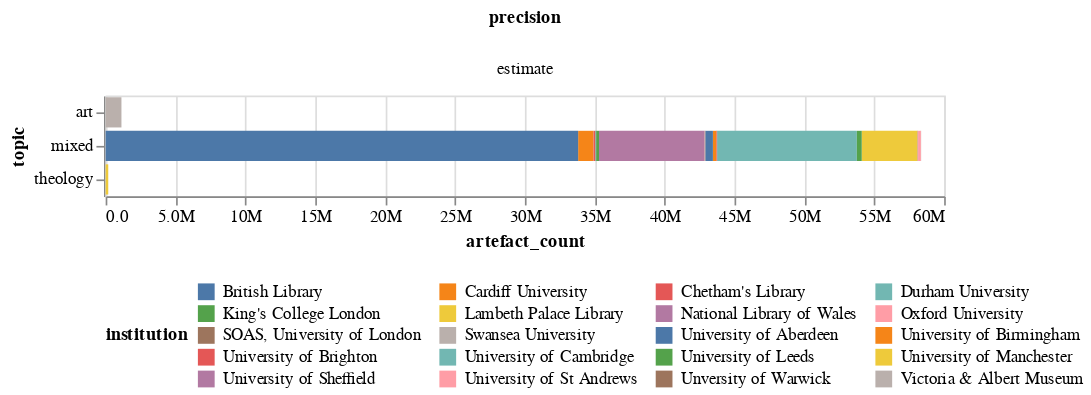

Notebook source saved alongside this figure:
### Markdown cell above
## Library Items by topic and precision

### Code cell
title = alt.TitleParams('Library Items Collections by topic & precision', anchor='middle')
alt.Chart(library_artefacts_df).mark_bar().encode(
        alt.Color('institution:N').legend(orient="bottom", columns=4, titleOrient="left"),
    column='precision:O',
    x='artefact_count:Q',
    tooltip=['institution', 'artefact_count'],
    y='topic:N'
).properties(width=500).resolve_scale(x='independent').configure(numberFormat='.2s')

### Figure 1 — Vega-Lite specification as saved in the notebook (floating-point values rounded to 4 significant figures)
{"config": {"view": {"continuousWidth": 300, "continuousHeight": 300}, "numberFormat": ".2s"}, "data": {"name": "data-40459f3703b8018d3da2a699fce18117"}, "mark": {"type": "bar"}, "encoding": {"color": {"field": "institution", "legend": {"orient": "bottom", "columns": 4, "titleOrient": "left"}, "type": "nominal"}, "column": {"field": "precision", "type": "ordinal"}, "tooltip": {"field": "institution", "type": "nominal"}, "x": {"field": "artefact_count", "type": "quantitative"}, "y": {"field": "topic", "type": "nominal"}}, "resolve": {"scale": {"x": "independent"}}, "width": 500, "$schema": "https://vega.github.io/schema/vega-lite/v5.17.0.json", "datasets": {"data-40459f3703b8018d3da2a699fce18117": [{"institution": "Oxford University", "sector": "library", "institution_type": "university", "topic": "mixed", "type": "library", "level": "item", "precision": "estimate", "artefact_count": 20000}, {"institution": "University of Cambridge", "sector": "library", "institution_type": "university", "topic": "mixed", "type": "library", "level": "item", "precision": "estimate", "artefact_count": 10000000}, {"institution": "Cardiff University", "sector": "library", "institution_type": "university", "topic": "mixed", "type": "library", "level": "item", "precision": "estimate", "artefact_count": 1100000}, {"institution": "Durham University", "sector": "library", "institution_type": "university", "topic": "mixed", "type": "library", "level": "item", "precision": "estimate", "artefact_count": 70000}, {"institution": "University of Manchester", "sector": "library", "institution_type": "university", "topic": "mixed", "type": "library", "level": "item", "precision": "estimate", "artefact_count": 4000000}, {"institution": "King's College London", "sector": "library", "institution_type": "university", "topic": "mixed", "type": "library", "level": "item", "precision": "estimate", "artefact_count": 200000}, {"institution": "University of Birmingham", "sector": "library", "institution_type": "university", "topic": "mixed", "type": "library", "level": "item", "precision": "estimate", "artefact_count": 250000}, {"institution": "Unversity of Warwick", "sector": "library", "institution_type": "university", "topic": "mixed", "type": "library", "level": "item", "precision": "estimate", "artefact_count": 16000}, {"institution": "Swansea University", "sector": "library", "institution_type": "university", "topic": "mixed", "type": "library", "level": "item", "precision": "estimate", "artefact_count": 1700}, {"institution": "University of Brighton", "sector": "library", "institution_type": "university", "topic": "mixed", "type": "library", "level": "item", "precision": "estimate", "artefact_count": 50000}, {"institution": "SOAS, University of London", "sector": "library", "institution_type": "university", "topic": "mixed", "type": "library", "level": "item", "precision": "estimate", "artefact_count": 60000}, {"institution": "University of Aberdeen", "sector": "library", "institution_type": "university", "topic": "mixed", "type": "library", "level": "item", "precision": "estimate", "artefact_count": 530000}, {"institution": "University of Leeds", "sector": "library", "institution_type": "university", "topic": "mixed", "type": "library", "level": "item", "precision": "estimate", "artefact_count": 350000}, {"institution": "University of Sheffield", "sector": "library", "institution_type": "university", "topic": "mixed", "type": "library", "level": "item", "precision": "estimate", "artefact_count": 30000}, {"institution": "University of St Andrews", "sector": "library", "institution_type": "university", "topic": "mixed", "type": "library", "level": "item", "precision": "estimate", "artefact_count": 200000}, {"institution": "British Library", "sector": "library", "institution_type": "library", "topic": "mixed", "type": "library", "level": "item", "precision": "estimate", "artefact_count": 33810000}, {"institution": "Chetham's Library", "sector": "library", "institution_type": "library", "topic": "mixed", "type": "library", "level": "item", "precision": "estimate", "artefact_count": 121041}, {"institution": "Lambeth Palace Library", "sector": "library", "institution_type": "library", "topic": "theology", "type": "library", "level": "item", "precision": "estimate", "artefact_count": 186200}, {"institution": "National Library of Wales", "sector": "library", "institution_type": "library", "topic": "mixed", "type": "library", "level": "item", "precision": "estimate", "artefact_count": 7540000}, {"institution": "Victoria & Albert Museum", "sector": "library", "institution_type": "museum", "topic": "art", "type": "library", "level": "item", "precision": "estimate", "artefact_count": 1130157}]}}
